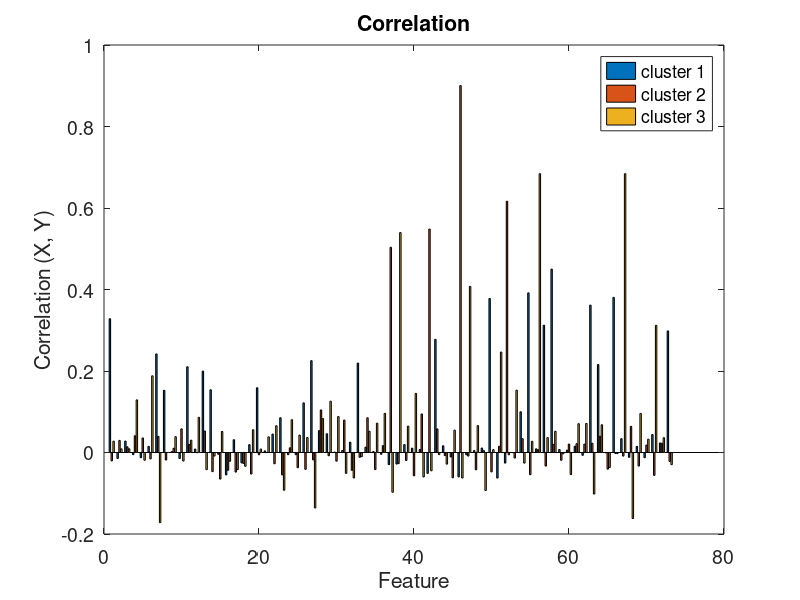
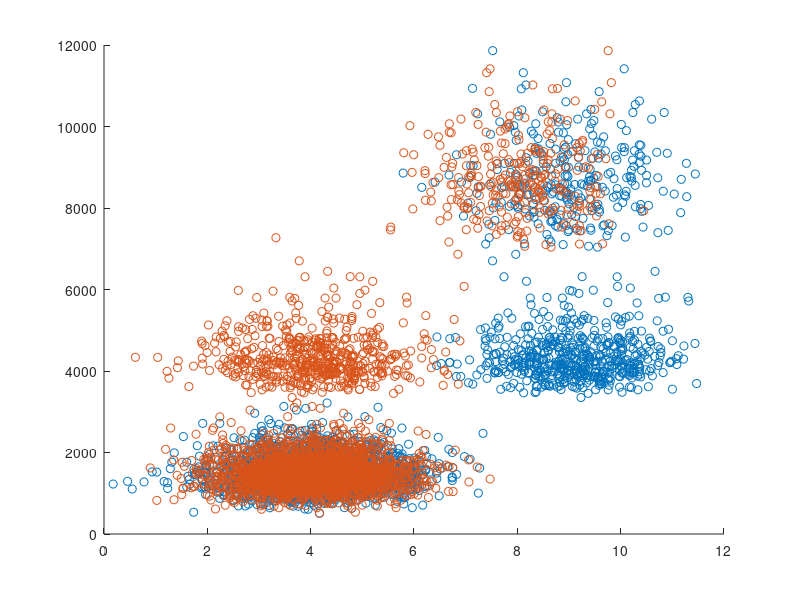

Recreate these plots in MATLAB, in order.
clear all;
load('Mumbai_regression.mat');
load('classificationIntoThreeClusters.mat');
load('coordCluster1.mat');
load('coordCluster3.mat');

categoricalVar = [9, 10, 12, 15, 31, 35, 39, 48, 49, 59, 65, 68];

isole1 = 3; %interessant feature to classify the first cluster
isole3 = 21; % same for the third cluster
nbPoint = length(X_train);
scatter(X_train(:, isole1), y_train);
hold on;
scatter(X_train(:, isole3), y_train);
clusters = ones(length(X_train), 1) * 2; %in cluster 2 by default

%identify the points in the
X1 = X_train(:, isole1);

for i = 1:nbPoint
    for j = 1:length(coordC1)
       if X1(i) == coordC1(j)
            clusters(i) = 1;
        end
    end
end


X3 = X_train(:, isole3);

for i = 1:nbPoint
    for j = 1:length(coordC3)
        if X3(i) == coordC3(j)
            clusters(i) = 3;
        end
    end
end

%correlation
nbFeature = size(X_train, 2);
for i = 1:nbFeature
    %corrGlobal(i) = corr(X_train(:,i), y_train);
    corrCluster1(i) = corr(X_train(clusters == 1 ,i), y_train(clusters == 1));
    corrCluster2(i) = corr(X_train(clusters == 2, i), y_train(clusters == 2));
    corrCluster3(i) = corr(X_train(clusters == 3, i), y_train(clusters == 3));
end
figure;

c = [corrCluster1' corrCluster2' corrCluster3']; 
% we can identify which feature we should select for the regression for each clusters
% We should apply the regression on each cluster, applying the regression
% on the whole data isn't relevant
bar(c);
title('Correlation');
legend('cluster 1','cluster 2','cluster 3');
xlabel('Feature');
ylabel('Correlation (X, Y)');
set(gca,'FontSize',14)
print -dpdf corr.pdf;


